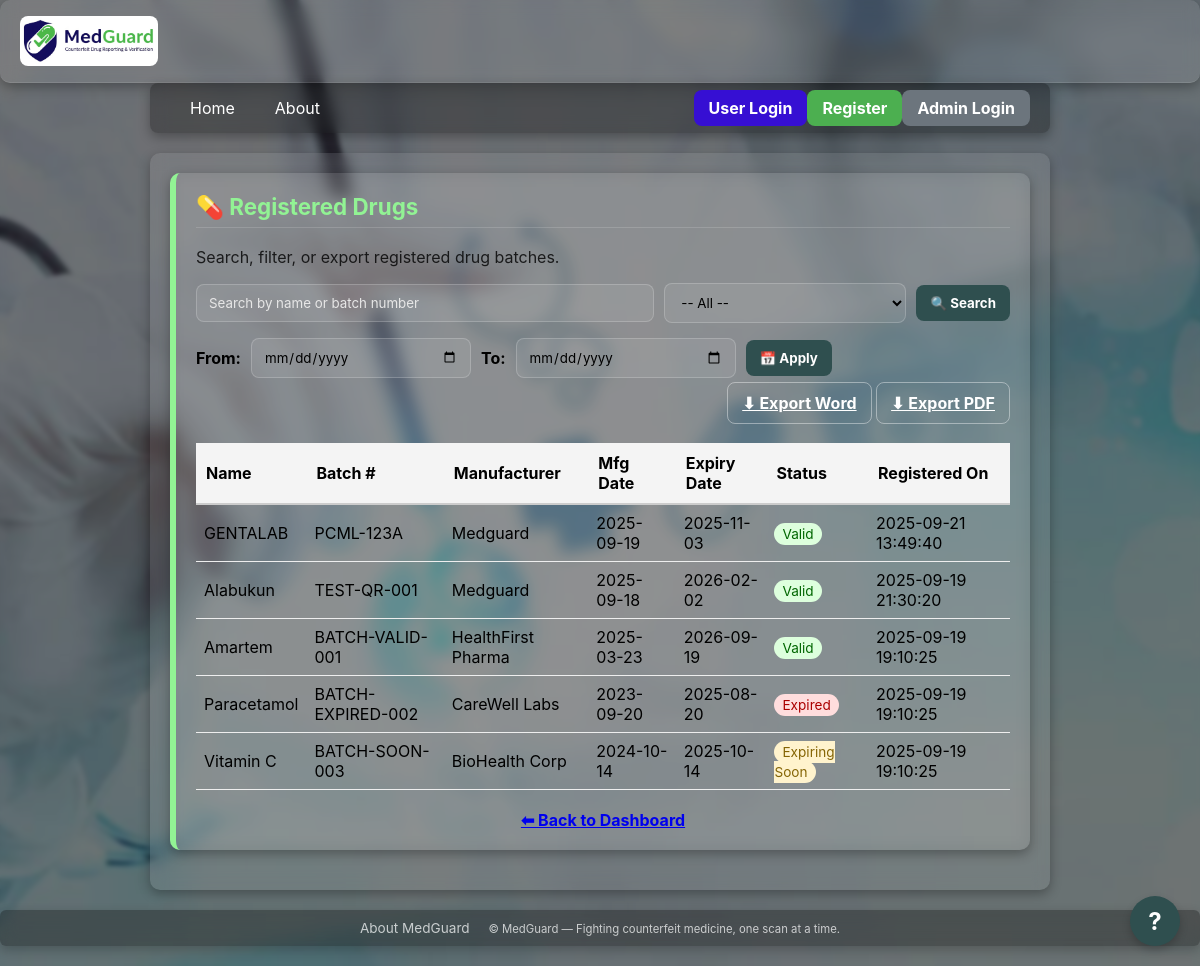
The page /admin/drugs on the database its author committed.
### tables this page shows
CREATE TABLE drugs (
            id INTEGER PRIMARY KEY AUTOINCREMENT,
            name TEXT NOT NULL,
            batch_number TEXT UNIQUE NOT NULL,
            mfg_date TEXT NOT NULL,
            expiry_date TEXT NOT NULL,
            manufacturer TEXT NOT NULL,
            created_at TEXT DEFAULT (datetime('now'))
        );

### backend/routes/admin.py (the view)
@admin_bp.get("/drugs")
def admin_drugs():
    try:
        conn = get_db()
        search = request.args.get("search", "").strip()
        status = request.args.get("status", "").strip()
        start = request.args.get("start", "").strip()
        end = request.args.get("end", "").strip()
        page = int(request.args.get("page", 1))
        per_page = 20
        offset = (page - 1) * per_page
        base_query = "FROM drugs WHERE 1=1"
        params = []
        if search:
            base_query += " AND (name LIKE ? OR batch_number LIKE ?)"
            params.extend([f"%{search}%", f"%{search}%"])
        if status == "valid":
            base_query += " AND date(expiry_date) >= date('now','localtime')"
        elif status == "expired":
            base_query += " AND date(expiry_date) < date('now','localtime')"
        elif status == "soon":
            base_query += " AND date(expiry_date) BETWEEN date('now','localtime') AND date('now','+30 day','localtime')"
        if start and end:
            base_query += " AND date(created_at) BETWEEN date(?) AND date(?)"
            params.extend([start, end])
        total = conn.execute(f"SELECT COUNT(*) {base_query}", params).fetchone()[0]
        rows = conn.execute(f"""
            SELECT name, batch_number, manufacturer, mfg_date, expiry_date, created_at
            {base_query}
            ORDER BY created_at DESC
            LIMIT ? OFFSET ?
        """, params + [per_page, offset]).fetchall()
        total_pages = (total + per_page - 1) // per_page
        return render_template(
            "admin_drugs.html",
            drugs=rows,
            search=search,
            status=status,
            start=start,
            end=end,
            current_date=date.today().isoformat(),
            soon_date=(date.today() + timedelta(days=30)).isoformat(),
            page=page,
            total_pages=total_pages
        )
    except Exception as e:
        print("Error in /drugs:", e)
        traceback.print_exc()
        return jsonify({"error": f"Server error: {str(e)}"}), 500

### backend/database.py (called while the page is built)
def get_db():
    if "db" not in g:
        conn = sqlite3.connect(
            cfg.DB_PATH,
            detect_types=sqlite3.PARSE_DECLTYPES,
            timeout=10
        )
        conn.row_factory = sqlite3.Row
        conn.execute("PRAGMA journal_mode=WAL;")
        g.db = conn
    return g.db

### frontend/templates/admin_drugs.html (shortened to what this page needs)
{% extends "base.html" %}
{% block content %}
<div class="panel" style="color:#000;">
  <h2>💊 Registered Drugs</h2>
  <p style="opacity:0.8;">Search, filter, or export registered drug batches.</p>
  <form method="get" action="{{ url_for('admin_api.admin_drugs') }}" class="filter-form">
    <input type="text" name="search" value="{{ search }}" placeholder="Search by name or batch number" class="input" style="flex:2; min-width:200px; color:#000;">
    <select name="status" class="input" style="flex:1; min-width:150px; color:#000;">
      <option value="">-- All --</option>
    </select>
    <button type="submit" class="btn btn-yellow">🔍 Search</button>
  </form>
  <form method="get" action="{{ url_for('admin_api.admin_drugs') }}" class="filter-form">
    <label for="start" style="font-weight:bold;">From:</label>
    <input type="date" id="start" name="start" value="{{ start }}" class="input" style="color:#000;">
    <label for="end" style="font-weight:bold;">To:</label>
    <input type="date" id="end" name="end" value="{{ end }}" class="input" style="color:#000;">
    <button type="submit" class="btn btn-yellow">📅 Apply</button>
  </form>
  <div class="export-links">
    <a href="{{ url_for('admin_api.export_drugs_word', search=search, status=status, start=start, end=end) }}" class="btn btn-outline">⬇ Export Word</a>
    <a href="{{ url_for('admin_api.export_drugs_pdf', search=search, status=status, start=start, end=end) }}" class="btn btn-outline">⬇ Export PDF</a>
  </div>
  <div style="overflow-x: auto; -webkit-overflow-scrolling: touch;">
    <table style="width:100%; border-collapse: collapse; margin-top:15px; color:#000;">
      <thead style="background:#f4f4f4;">
        <tr>
          <th style="padding:10px; border-bottom:2px solid #ccc; text-align:left;">Name</th>
          <th style="padding:10px; border-bottom:2px solid #ccc; text-align:left;">Batch #</th>
          <th style="padding:10px; border-bottom:2px solid #ccc; text-align:left;">Manufacturer</th>
          <th style="padding:10px; border-bottom:2px solid #ccc; text-align:left;">Mfg Date</th>
          <th style="padding:10px; border-bottom:2px solid #ccc; text-align:left;">Expiry Date</th>
          <th style="padding:10px; border-bottom:2px solid #ccc; text-align:left;">Status</th>
          <th style="padding:10px; border-bottom:2px solid #ccc; text-align:left;">Registered On</th>
        </tr>
      </thead>
      <tbody>
        {% for drug in drugs %}
        <tr style="border-bottom:1px solid #eee;">
          <td style="padding:8px;">{{ drug.name }}</td>
          <td style="padding:8px;">{{ drug.batch_number }}</td>
          <td style="padding:8px;">{{ drug.manufacturer }}</td>
          <td style="padding:8px;">{{ drug.mfg_date }}</td>
          <td style="padding:8px;">{{ drug.expiry_date }}</td>
          <td style="padding:8px;">
            {% if drug.expiry_date < current_date %}
              <span style="background:#ffdddd; color:#a00; padding:3px 8px; border-radius:12px; font-size:0.85em;">Expired</span>
            {% elif drug.expiry_date <= soon_date %}
              <span style="background:#fff3cd; color:#856404; padding:3px 8px; border-radius:12px; font-size:0.85em;">Expiring Soon</span>
            {% else %}
              <span style="background:#ddffdd; color:#060; padding:3px 8px; border-radius:12px; font-size:0.85em;">Valid</span>
            {% endif %}
          </td>
          <td style="padding:8px;">{{ drug.created_at }}</td>
        </tr>
        {% else %}
        <tr>
          <td colspan="7" style="padding:12px; text-align:center; color:#777;">No drugs found.</td>
        </tr>
        {% endfor %}
      </tbody>
    </table>
  </div>
  <div style="margin-top:20px; text-align:center;">
    <a href="{{ url_for('admin_api.admin_dashboard') }}" class="btn">⬅ Back to Dashboard</a>
  </div>
</div>
{% endblock %}

### frontend/templates/base.html (shortened to what this page needs)
<!DOCTYPE html>
<html lang="en">
  <head>
    <link
      rel="stylesheet"
      href="{{ url_for('static', filename='styles.css') }}"
    />
  </head>
  <body>
    <header class="mg-header">
      <img
        src="{{ url_for('static', filename='images/logo.png') }}"
        alt="MedGuard Logo"
        style="height: 50px; border-radius: 8px"
      />
    </header>
    <nav class="navbar container">
      <ul class="nav-list">
        <div class="nav-left">
          <li class="nav-item"><a href="{{ url_for('root') }}">Home</a></li>
          <li class="nav-item">
            <a href="{{ url_for('about_page') }}">About</a>
          </li>
        </div>
        <div class="nav-right" style="display: flex; align-items: center">
          {% if session.admin_id %} {# This is for the REGULATOR admin session
          #}
          <li class="nav-item">
            <form
              action="{{ url_for('admin_logout') }}"
              method="post"
              style="
                margin: 0;
                display: flex;
                align-items: center;
                height: 100%;
              "
            >
              <input type="hidden" name="csrf" value="{{ session.csrf }}" />
              <button
                type="submit"
                class="btn"
                style="background: #dc3545; color: white"
              >
                Admin Logout
              </button>
            </form>
          </li>
          {% else %}
          <li class="nav-item">
            <a
              href="{{ url_for('auth.login') }}"
              class="btn"
              style="background-color: #360fd3"
              >User Login</a
            >
          </li>
          <li class="nav-item">
            <a
              href="{{ url_for('auth.register') }}"
              class="btn"
              style="background-color: #4caf50"
              >Register</a
            >
          </li>
          <li class="nav-item">
            <a
              href="{{ url_for('admin_login') }}"
              class="btn"
              style="background-color: #6c757d"
              >Admin Login</a
            >
          </li>
          {% endif %}
        </div>
      </ul>
    </nav>
    <main class="container">{% block content %}{% endblock %}</main>
    <footer class="mg-footer">
      <a
        href="{{ url_for('about_page') }}"
        style="color: #eee; text-decoration: none; margin-right: 15px"
        >About MedGuard</a
      >
      <small
        >© MedGuard — Fighting counterfeit medicine, one scan at a time.</small
      >
    </footer>
    <button id="chat-toggle-btn">?</button>
  </body>
</html>

### frontend/static/styles.css (style rules this page uses)
:root { --mg-green: #2f4f4f; --mg-yellow: #92f394; --mg-white: #ffffff; --mg-red: #b45e19; --mg-success: #28a745; }
* { box-sizing: border-box; font-family: Inter, system-ui, -apple-system, Segoe UI, Roboto, Arial, sans-serif; }
body { margin: 0; background: var(--mg-green); color: var(--mg-white); }
.mg-header { display: flex; align-items: center; gap: 12px; padding: 16px 20px; border-bottom: 1px solid rgba(255, 255, 255, 0.1); }
.container { padding: 20px; max-width: 900px; margin: 0 auto; }
.panel { background: rgba(255, 255, 255, 0.05); border-radius: 12px; padding: 20px; margin-bottom: 20px; box-shadow: 0 4px 12px rgba(0, 0, 0, 0.15); border-left: 6px solid var(--mg-yellow); }
.panel h2 { margin-top: 0; color: var(--mg-yellow); font-size: 1.4rem; border-bottom: 1px solid rgba(255, 255, 255, 0.15); padding-bottom: 6px; }
.input { padding: 10px 12px; border-radius: 8px; border: 1px solid rgba(255, 255, 255, 0.2); background: rgba(255, 255, 255, 0.08); color: var(--mg-white); min-width: 220px; }
.input::placeholder { color: #e7e7e7; }
.btn { cursor: pointer; border: none; border-radius: 8px; padding: 10px 14px; font-weight: 700; transition: all 0.2s ease; }
.btn-yellow { background: var(--mg-green); color: #fff; }
.btn-outline { background: transparent; color: var(--mg-white); border: 1px solid rgba(255, 255, 255, 0.4); }
.mg-footer { padding: 20px; text-align: center; opacity: 0.75; }

### frontend/templates/admin_drugs.html (style rules this page uses)
.filter-form { margin-bottom: 15px; display: flex; gap: 10px; flex-wrap: wrap; align-items: center; }
.export-links { margin-bottom: 15px; text-align: right; }

### rows shown on the page
drugs: name "GENTALAB", batch_number "PCML-123A", manufacturer "Medguard", mfg_date "2025-09-19", expiry_date "2025-11-03", shows "Valid", created_at "2025-09-21 13:49:40"
drugs: name "Alabukun", batch_number "TEST-QR-001", manufacturer "Medguard", mfg_date "2025-09-18", expiry_date "2026-02-02", shows "Valid", created_at "2025-09-19 21:30:20"
drugs: name "Amartem", batch_number "BATCH-VALID-001", manufacturer "HealthFirst Pharma", mfg_date "2025-03-23", expiry_date "2026-09-19", shows "Valid", created_at "2025-09-19 19:10:25"
drugs: name "Paracetamol", batch_number "BATCH-EXPIRED-002", manufacturer "CareWell Labs", mfg_date "2023-09-20", expiry_date "2025-08-20", shows "Expired", created_at "2025-09-19 19:10:25"
drugs: name "Vitamin C", batch_number "BATCH-SOON-003", manufacturer "BioHealth Corp", mfg_date "2024-10-14", expiry_date "2025-10-14", shows "Expiring Soon", created_at "2025-09-19 19:10:25"
